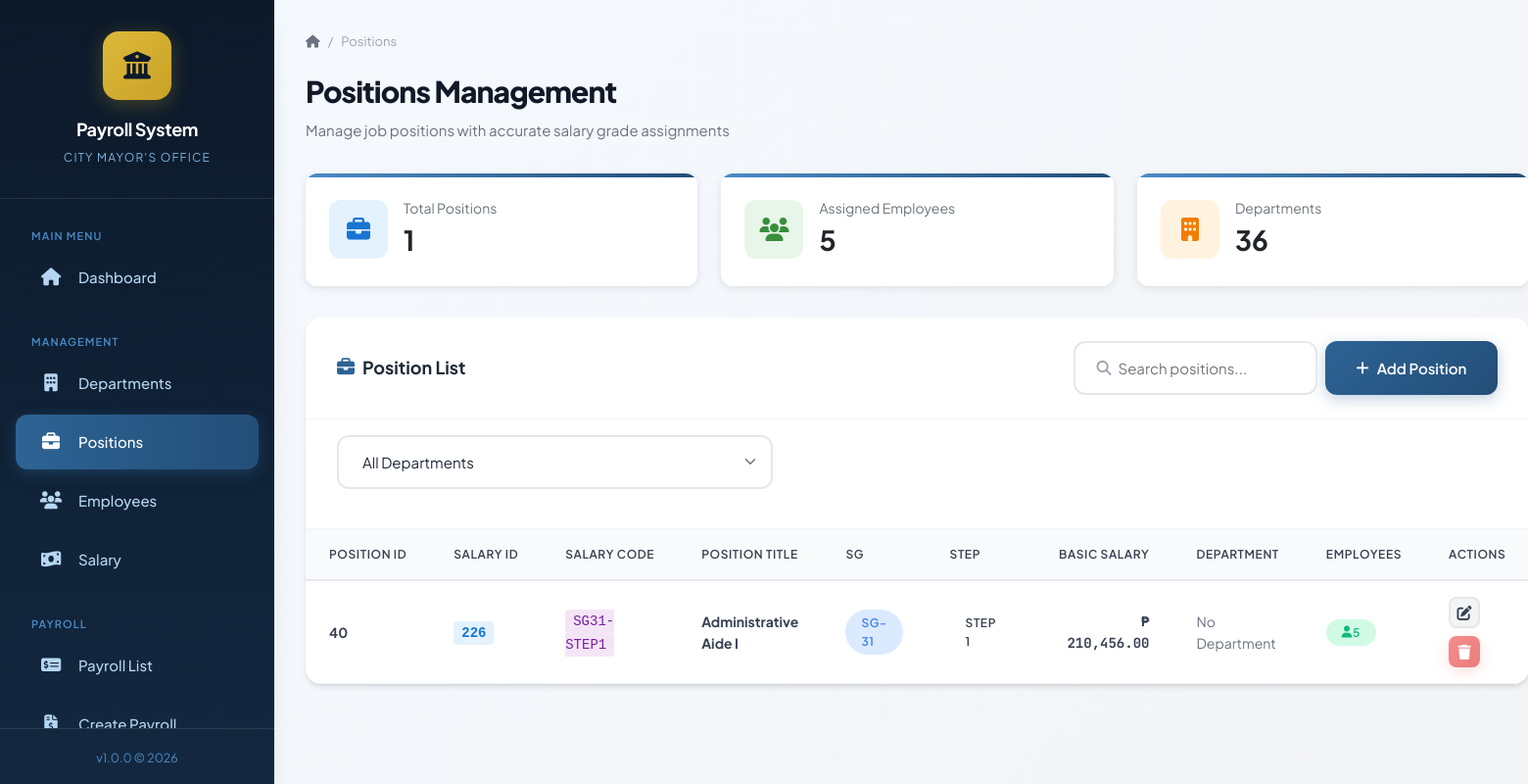
Before: /payroll_final/positions.php with the older database file.
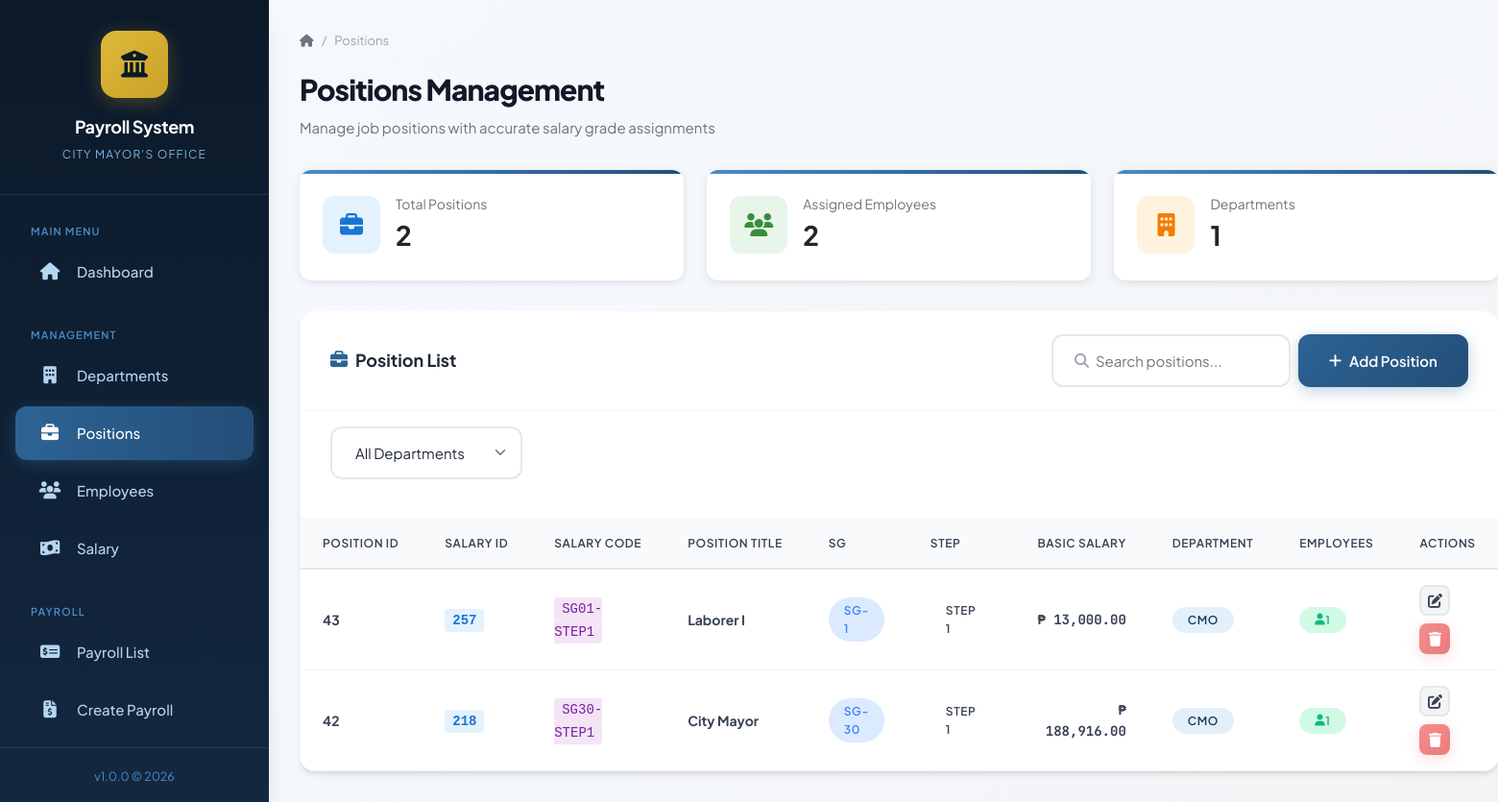
After: the same page with the newer database file.
### tables this page shows
CREATE TABLE `positions` (
  `id` int(11) NOT NULL,
  `salary_id` int(11) DEFAULT NULL,
  `position_title` varchar(100) NOT NULL,
  `salary_grade` int(11) NOT NULL,
  `salary_step` int(11) DEFAULT 1,
  `basic_salary` decimal(12,2) NOT NULL,
  `department_id` int(11) DEFAULT NULL,
  `created_at` timestamp NOT NULL DEFAULT current_timestamp(),
  `updated_at` timestamp NOT NULL DEFAULT current_timestamp() ON UPDATE current_timestamp()
);

CREATE TABLE `salary` (
  `salary_id` int(11) NOT NULL,
  `salary_code` varchar(50) NOT NULL,
  `salary_rate` decimal(10,2) NOT NULL,
  `salary_grade` varchar(20) DEFAULT NULL,
  `step_no` tinyint(4) NOT NULL DEFAULT 1,
  `created_at` timestamp NOT NULL DEFAULT current_timestamp(),
  `updated_at` timestamp NOT NULL DEFAULT current_timestamp() ON UPDATE current_timestamp()
);

CREATE TABLE `departments` (
  `id` int(11) NOT NULL,
  `department_name` varchar(100) NOT NULL,
  `department_code` varchar(20) NOT NULL,
  `description` text DEFAULT NULL,
  `created_at` timestamp NOT NULL DEFAULT current_timestamp(),
  `updated_at` timestamp NOT NULL DEFAULT current_timestamp() ON UPDATE current_timestamp()
);

### payroll_final/includes/config.php (called while the page is built, shortened)
<?php
function formatCurrency($amount) {
    return '₱ ' . number_format($amount, 2);
}
?>

### payroll_final/positions.php (the view, shortened to what the changed rows need)
<?php
require_once 'includes/config.php';
$whereClause = "1=1";
$departments = $conn->query("SELECT id, department_name, department_code FROM departments ORDER BY department_name");
$positions = $conn->query("
    SELECT
        p.*,
        d.department_name,
        d.department_code,
        s.salary_code,
        (SELECT COUNT(*) FROM employees WHERE position_id = p.id) as employee_count
    FROM positions p
    LEFT JOIN departments d ON p.department_id = d.id
    LEFT JOIN salary s ON p.salary_id = s.salary_id
    WHERE $whereClause
    ORDER BY CAST(p.salary_grade AS UNSIGNED), p.position_title
");
require_once 'includes/header.php';
?>
<div class="page-header">
    <h1 class="page-title">Positions Management</h1>
</div>
<div class="stats-grid" style="margin-bottom: 2rem; display: grid; grid-template-columns: repeat(auto-fit, minmax(250px, 1fr)); gap: 1.5rem;">
    <?php
    $totalPositions = $positions ? $positions->num_rows : 0;
    $positions->data_seek(0);
    $totalEmployees = 0;
    while($p = $positions->fetch_assoc()) {
        $totalEmployees += $p['employee_count'];
    }
    $positions->data_seek(0);
    ?>
    <div class="stat-card" style="background: white; padding: 1.5rem; border-radius: 12px; box-shadow: 0 2px 8px rgba(0,0,0,0.1);">
        <div style="display: flex; align-items: center; gap: 1rem;">
            <div>
                <div style="font-size: 0.875rem; color: #6c757d;">Total Positions</div>
                <div style="font-size: 1.75rem; font-weight: 700; color: #212529;"><?php echo $totalPositions; ?></div>
            </div>
        </div>
    </div>
    <div class="stat-card" style="background: white; padding: 1.5rem; border-radius: 12px; box-shadow: 0 2px 8px rgba(0,0,0,0.1);">
        <div style="display: flex; align-items: center; gap: 1rem;">
            <div>
                <div style="font-size: 0.875rem; color: #6c757d;">Assigned Employees</div>
                <div style="font-size: 1.75rem; font-weight: 700; color: #212529;"><?php echo $totalEmployees; ?></div>
            </div>
        </div>
    </div>
    <div class="stat-card" style="background: white; padding: 1.5rem; border-radius: 12px; box-shadow: 0 2px 8px rgba(0,0,0,0.1);">
        <div style="display: flex; align-items: center; gap: 1rem;">
            <div>
                <div style="font-size: 0.875rem; color: #6c757d;">Departments</div>
                <div style="font-size: 1.75rem; font-weight: 700; color: #212529;">
                    <?php
                    $deptCount = $departments ? $departments->num_rows : 0;
                    echo $deptCount;
                    ?>
                </div>
            </div>
        </div>
    </div>
</div>
<div class="card">
    <div class="card-header">
        <h2 class="card-title">
            <i class="fas fa-briefcase"></i>
            Position List
        </h2>
    </div>
    <div class="card-body" style="padding: 0;">
        <div class="table-container">
            <table class="data-table" id="positionsTable">
                <thead>
                    <tr>
                        <th>Position ID</th>
                        <th>Salary ID</th>
                        <th>Salary Code</th>
                        <th>Position Title</th>
                        <th>SG</th>
                        <th>Step</th>
                        <th>Basic Salary</th>
                        <th>Department</th>
                        <th>Employees</th>
                        <th>Actions</th>
                    </tr>
                </thead>
                <tbody>
                    <?php if ($positions && $positions->num_rows > 0): ?>
                        <?php
                        $positions->data_seek(0);
                        while($row = $positions->fetch_assoc()):
                        ?>
                            <tr>
                                <td><strong><?php echo $row['id']; ?></strong></td>
                                <td>
                                    <?php if ($row['salary_id']): ?>
                                        <code style="background: #e3f2fd; padding: 0.25rem 0.5rem; border-radius: 4px; color: #1976d2; font-weight: 600;">
                                            <?php echo $row['salary_id']; ?>
                                        </code>
                                    <?php else: ?>
                                        <span class="text-muted">-</span>
                                    <?php endif; ?>
                                </td>
                                <td>
                                    <?php if ($row['salary_code']): ?>
                                        <code style="background: #f3e5f5; padding: 0.25rem 0.5rem; border-radius: 4px; color: #7b1fa2; font-size: 0.875rem;">
                                            <?php echo htmlspecialchars($row['salary_code']); ?>
                                        </code>
                                    <?php else: ?>
                                        <span class="text-muted">-</span>
                                    <?php endif; ?>
                                </td>
                                <td><strong><?php echo htmlspecialchars($row['position_title']); ?></strong></td>
                                <td><span class="badge badge-info">SG-<?php echo $row['salary_grade']; ?></span></td>
                                <td><span class="badge badge-secondary">Step <?php echo $row['salary_step'] ?? 1; ?></span></td>
                                <td class="currency"><strong><?php echo formatCurrency($row['basic_salary']); ?></strong></td>
                                <td>
                                    <?php if ($row['department_name']): ?>
                                        <span class="badge badge-primary"><?php echo htmlspecialchars($row['department_code']); ?></span>
                                    <?php else: ?>
                                        <span class="text-muted">No Department</span>
                                    <?php endif; ?>
                                </td>
                                <td>
                                    <?php if ($row['employee_count'] > 0): ?>
                                        <span class="badge badge-success">
                                            <i class="fas fa-user"></i> <?php echo $row['employee_count']; ?>
                                        </span>
                                    <?php else: ?>
                                        <span class="text-muted">0</span>
                                    <?php endif; ?>
                                </td>
                                <td>
                                    <div class="btn-group">
                                        <button class="btn btn-secondary btn-icon sm"
                                                onclick="editPosition(<?php echo htmlspecialchars(json_encode($row)); ?>)"
                                                title="Edit (ID: <?php echo $row['id']; ?>)">
                                            <i class="fas fa-edit"></i>
                                        </button>
                                        <button class="btn btn-danger btn-icon sm"
                                                onclick="deletePosition(<?php echo $row['id']; ?>, '<?php echo htmlspecialchars($row['position_title']); ?>', <?php echo $row['employee_count']; ?>)"
                                                title="Delete (ID: <?php echo $row['id']; ?>)"
                                                <?php echo $row['employee_count'] > 0 ? 'disabled' : ''; ?>>
                                            <i class="fas fa-trash"></i>
                                        </button>
                                    </div>
                                </td>
                            </tr>
                        <?php endwhile; ?>
                    <?php endif; ?>
                </tbody>
            </table>
        </div>
    </div>
</div>
<?php require_once 'includes/footer.php'; ?>

Changed rows visible on the page:
removed positions: id "40", salary "226", salary.salary_code "SG31-STEP1", position_title "Administrative Aide I", salary_grade "31", salary_step "1", basic_salary "₱ 210,456.00", shows "No Department", employee_count "5"
added positions: id "43", salary "257", salary.salary_code "SG01-STEP1", position_title "Laborer I", salary_grade "1", salary_step "1", basic_salary "₱ 13,000.00", department.department_code "CMO", employee_count "1"
added positions: id "42", salary "218", salary.salary_code "SG30-STEP1", position_title "City Mayor", salary_grade "30", salary_step "1", basic_salary "₱ 188,916.00", department.department_code "CMO", employee_count "1"
Other visible differences:
$totalPositions: "1" → "2"
$totalEmployees: "5" → "2"
$deptCount: "36" → "1"
